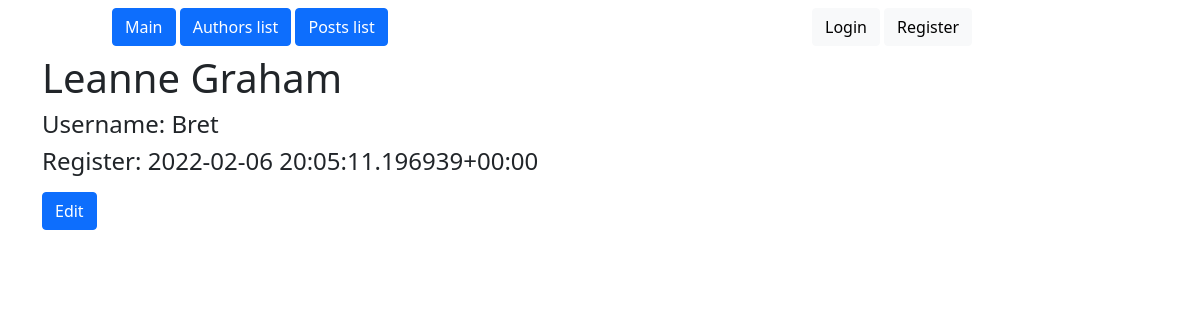
The page /user/1/ on the database its author committed.
### myauth/models.py (models this page shows, shortened)
class MyUser(AbstractUser):
    email = models.EmailField('email address', unique=True)
    d_birth = models.DateField(blank=True, null=True)
    bio = models.TextField(blank=True)
    avatar = models.ImageField(blank=True)

### myauth/views.py (the view)
# urls.py: path('user/<int:pk>/', myauth.UserDetailView.as_view(),
class UserDetailView(DetailView):
    model = MyUser

### myauth/templates/myauth/myuser_detail.html (shortened to what this page needs)
{% extends 'base.html' %}
{% block body %}
<h1>{{ object.first_name }} {{ object.last_name }}</h1>
  <div>
      <h4>Username: {{ object.username|safe }}</h4>
  </div>
  <div>
      <h4>Register: {{ object.date_joined|safe }}</h4>
  </div>
    <div>
        <a class="btn btn-primary my-2" href="{% url 'myauth:user_update' user.id %}">Edit</a>
    </div>
{% endblock %}

### rows shown on the page
MyUser: first_name "Leanne", last_name "Graham", username "Bret", date_joined "2022-02-06 20:05:11.196939+00:00"
